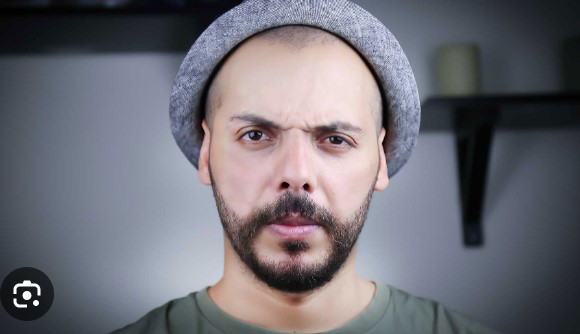
#> input picture input_image.jpg, 580 x 334 px
$ python 'codeclause task1.py'
#> lines starting #> are read from the running program, lines starting #| are printed output that depends on the picture; after the words box and inside, x2 and y2 are one past the last pixel; in counts of white or black regions, pixels touching at a corner belong together
#!/usr/bin/env python
# coding: utf-8

# In[3]:


get_ipython().system('pip install -q opencv-python')


# In[4]:


import cv2
# Load the pre-trained face detection classifier
face_cascade = cv2.CascadeClassifier(cv2.data.haarcascades + 'haarcascade_frontalface_default.xml')

# Load the input image
image = cv2.imread('input_image.jpg')
#> image is the input picture: shape (334, 580, 3); mean B, G, R 117.7, 109.9, 111

# Convert the image to grayscale
gray_image = cv2.cvtColor(image, cv2.COLOR_BGR2GRAY)
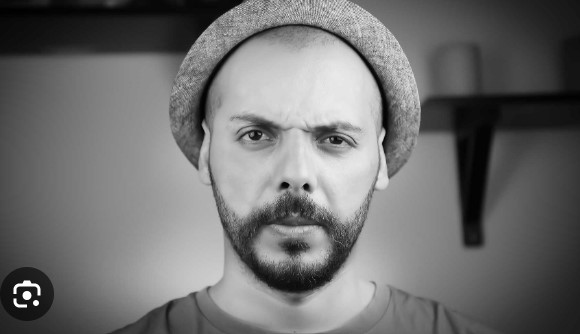
#> gray_image: shape (334, 580); min 0, max 255, mean 111.2

# Perform face detection
faces = face_cascade.detectMultiScale(gray_image, scaleFactor=1.1, minNeighbors=5)
#> faces = [[183, 49, 230, 230]]

# Draw rectangles around the detected faces
for (x, y, w, h) in faces:
    cv2.rectangle(image, (x, y), (x + w, y + h), (0, 255, 0), 2)
#> this loop made 1 pass
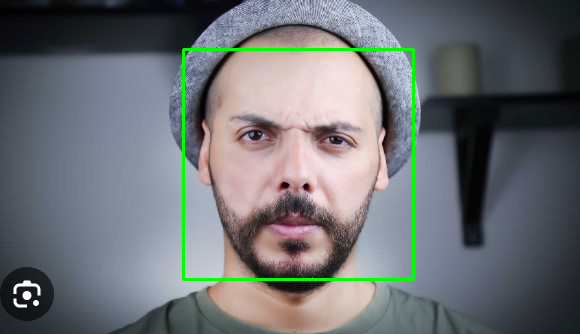
#> image: shape (334, 580, 3); 1.42% of pixels changed, all inside (x1, y1, x2, y2) = (182, 48, 415, 281)

# Display the output image
cv2.imshow('Face Detection', image)
cv2.waitKey(0)
cv2.destroyAllWindows()


# In[ ]:


# In[ ]:
